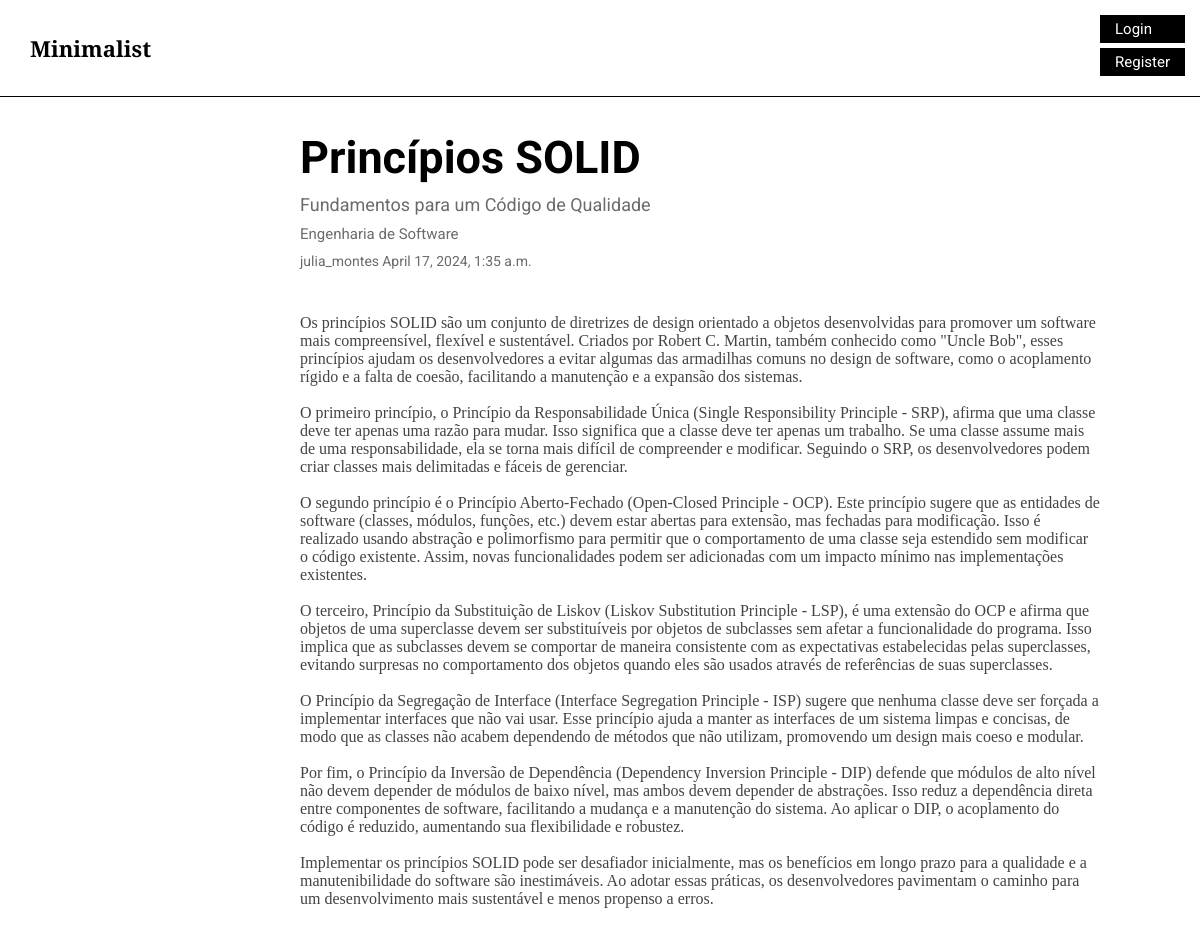
The app's page /post/2/ with its own data.
### minimalistApp/models.py (models this page shows, shortened)
class Post(models.Model):
    author = models.ForeignKey(settings.AUTH_USER_MODEL, on_delete=models.CASCADE)
    title = models.CharField(max_length=200)
    subtitle = models.TextField()
    category = models.ManyToManyField(Category)
    text = models.TextField()
    created_date = models.DateTimeField(default=timezone.now)
    published_date = models.DateTimeField(blank=True, null=True)

class Category(models.Model):
    name = models.CharField(max_length=200)
    def __str__(self):
        return self.name

### minimalistApp/views.py (the view)
# urls.py: path('post/<int:pk>/', views.postDetail, name='postDetail'),
def postDetail(request, pk):
  post = get_object_or_404(Post, pk=pk)
  search = request.GET.get('search')
  category = Category.objects.all()
  user = request.user
  if search:
    post = Post.objects.filter(title__icontains = search)
    return render(request, 'minimalistApp/postList.html', {'posts': post, 'category': category})
  return render(request, 'minimalistApp/postDetail.html', {'post': post, 'user': user})

### minimalistApp/templates/minimalistApp/postDetail.html (shortened to what this page needs)
{% extends 'minimalistApp/base.html' %}
{% load static %}
{% block content %}
  <link rel="stylesheet" href="{% static 'css/style.css' %}">
  <link rel="stylesheet" href="{% static 'css/postDetails.css' %}">
  <div class="post">
    <div class="postTitle">
      <h2>{{ post.title }}</h2>
    </div>
    <div class="postSubtitle">
      <p class="subtitle">{{ post.subtitle }}</p>
    </div>
    <div class="categories">
      {% for category in post.category.all %}
        <p class="category">{{ category }}</p>
      {% endfor %}
    </div>
    {% if post.published_date %}
      <div class="authorDate">
        <p class="author">{{ post.author }}</p>
        <p class="date">{{ post.published_date }}</p>
      </div>
    {% else %}
      <a class="btnDefault" href="{% url 'postPublish' pk=post.pk %}">Publish</a>
    {% endif %}
    <div class="postTextContainer">
      <div class="postTextBlock">
        <div class="postText">
          <p>{{ post.text|linebreaksbr }}</p>
        </div>
      </div>
    </div>
  </div>
{% endblock %}

### minimalistApp/static/css/style.css (style rules this page uses)
* { margin: 0; padding: 0; border: 0; }

### minimalistApp/static/css/postDetails.css (style rules this page uses)
.post { display: flex; flex-direction: column; padding-top: 0.2rem; padding-left: 15rem; width: 50rem; }
.postTitle { font-family: 'Roboto', sans-serif; color: #000000; font-size: 30px; padding-bottom: 10px; }
.postSubtitle { font-family: 'Roboto', sans-serif; color: #6B6B6B; font-size: 18px; padding-bottom: 10px; }
.date, .category, .author { color: #6B6B6B; font-size: 15px; font-family: 'Roboto', sans-serif; }
.date, .author { font-size: 14px; }
.category { padding-right: 15px; }
.postText { padding-top: 40px; padding-bottom: 40px; font-family: 'Merriweather', serif; color: rgb(68, 67, 67); }
.authorDate { padding-top: 5px; }
.authorDate p { margin-right: 0.2rem; }
.categories, .authorDate { padding-bottom: 5px; display: flex; flex-direction: row; flex-wrap: wrap; }

### records on screen
Post: title "Princípios SOLID", subtitle "Fundamentos para um Código de Qualidade", author "julia_montes", published_date "April 17, 2024, 1:35 a.m.", text "Os princípios SOLID são um conjunto de diretrizes de design orientado a objetos desenvolvidas para promover um software mais compreensível, flexível e sustentável. Criados por Robert C. Martin, também conhecido como \"Uncle Bob\", esses princípios ajudam os desenvolvedores a evitar algumas das armadilhas comuns no design de software, como o acoplamento rígido e a falta de coesão, facilitando a manutenção e a expansão dos sistemas. O primeiro princípio, o Princípio da Responsabilidade Única (Single Responsibility Principle - SRP), afirma que uma classe deve ter apenas uma razão para mudar. Isso significa que a classe deve ter apenas um trabalho. Se uma classe assume mais de uma…"
Category: name "Engenharia de Software"
